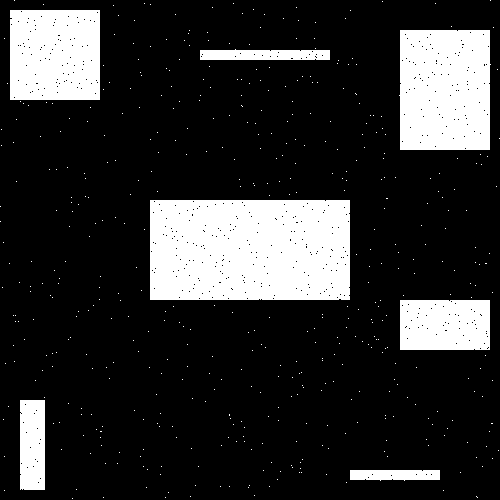
#> input picture PIM/10-Morphology/Images/ruidoBin.png, 500 x 500 px
$ python ex25.py
#> lines starting #> are read from the running program, lines starting #| are printed output that depends on the picture; after the words box and inside, x2 and y2 are one past the last pixel; in counts of white or black regions, pixels touching at a corner belong together
import numpy as np
import cv2

def main():
    img = cv2.imread("Images/ruidoBin.png", 0)
#> img: shape (500, 500); 19.1% white; 494 white regions (487 under 20 px), largest, box (x1, y1, x2, y2) and area: (150, 200, 350, 300) 19792, (399, 30, 491, 150) 10703, (10, 10, 100, 100) 8011
    rect = cv2.getStructuringElement( cv2.MORPH_RECT, (3,3))
    crect = cv2.getStructuringElement( cv2.MORPH_RECT, (9,9))

    # img = cv2.morphologyEx(img, cv2.MORPH_OPEN,    rect)
    #
    # img = cv2.morphologyEx(img, cv2.MORPH_ERODE,    rect)
    img = cv2.morphologyEx(img, cv2.MORPH_ERODE,    rect)
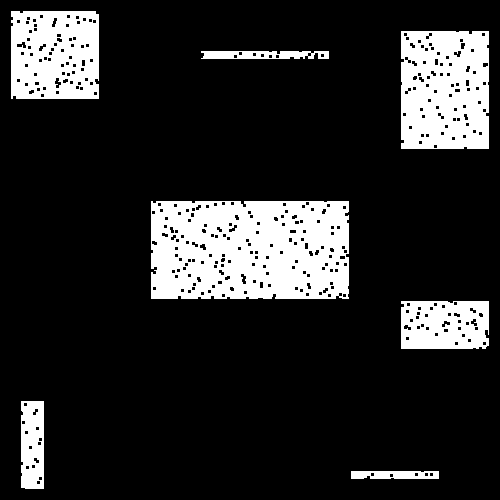
#> img: shape (500, 500); 16.6% white; 7 white regions, largest, box (x1, y1, x2, y2) and area: (151, 201, 349, 299) 17691, (401, 31, 489, 149) 9552, (11, 11, 99, 99) 6986
    # img = cv2.morphologyEx(img, cv2.MORPH_CLOSE,   rect)
    # img = cv2.morphologyEx(img, cv2.MORPH_DILATE,   rect)
    img = cv2.morphologyEx(img, cv2.MORPH_DILATE,   crect)
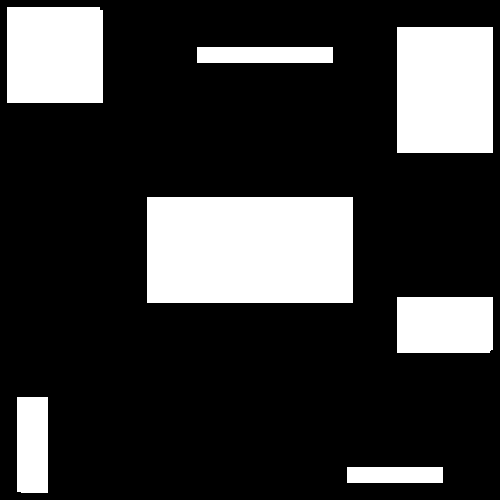
#> img: shape (500, 500); 22.1% white; 7 white regions, largest, box (x1, y1, x2, y2) and area: (147, 197, 353, 303) 21836, (397, 27, 493, 153) 12096, (7, 7, 103, 103) 9207
    # img = cv2.morphologyEx(img, cv2.MORPH_DILATE,   rect)
    # img = cv2.morphologyEx(img, cv2.MORPH_OPEN,   rect)
    imG = cv2.morphologyEx(img, cv2.MORPH_CLOSE,   rect)
    #
    # img = cv2.morphologyEx(img, cv2.MORPH_OPEN,    rect)
    cv2.imshow('A', img)
    cv2.waitKey(0)
    cv2.destroyAllWindows()

if __name__ == "__main__": main()
